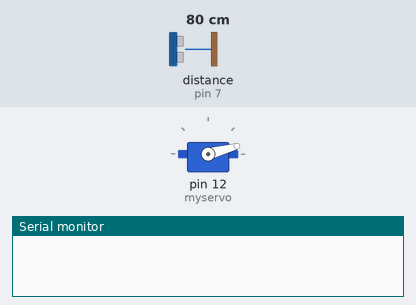
Simulated run of this sketch. Board: Arduino Uno, built with avr-gcc and run on an emulated ATmega328P. Shown: servo, the last lines printed to the serial monitor. Wiring (inferred from the names in the program): ultrasonic range finder: trigger pin 6; echo pin 7. The test bench sets the inputs (shaded band); at power-on: distance to the obstacle (sensor on pin 7) 80 cm. The echo pulse lasts 58.3 µs per cm.

Above: at 0.01 s.
1.3 s: distance to the obstacle (sensor on pin 7) set to 2 cm
At 3.4 s:
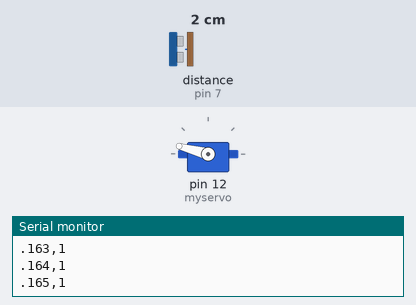
4.3 s: distance to the obstacle (sensor on pin 7) set to 250 cm
10.3 s: distance to the obstacle (sensor on pin 7) set to 299 cm
At 11.1 s:
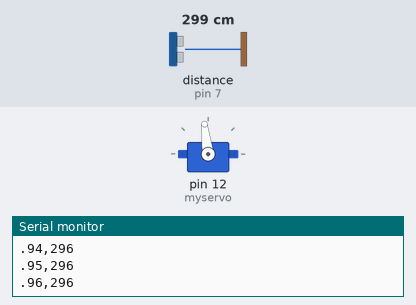
13.3 s: distance to the obstacle (sensor on pin 7) set to 9 cm
Timing chart, 0 to 17.3 s (numbered marks = the images above; inputs shaded):
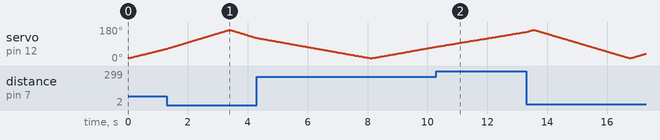

The sketch:

Sweep.ino
```cpp
#include <Servo.h>

// Ultrasonic Sensor Pins
const int trig = 6;
const int echo = 7;

// Distance Measurement Variables
long duration;
int distance;

// Servo Setup
Servo myservo;
int pos = 0; // variable to store servo position

void setup() {
  // Ultrasonic Sensor Setup
  pinMode(trig, OUTPUT);
  pinMode(echo, INPUT);
  Serial.begin(9600);

  // Servo Setup
  myservo.attach(12); // Attach servo to pin 12
}

// Function to calculate distance from ultrasonic sensor
int calculateDistance() {
  digitalWrite(trig, LOW);
  delayMicroseconds(2);
  digitalWrite(trig, HIGH);
  delayMicroseconds(10);
  digitalWrite(trig, LOW);

  duration = pulseIn(echo, HIGH);
  distance = duration * 0.034 / 2;
  return distance;
}
void loop() {
  for (pos = 15; pos <= 165; pos++) {
    myservo.write(pos);
    delay(20);

    distance = calculateDistance();

    // Send angle and distance via Serial in format: angle,distance
    Serial.print(pos);
    Serial.print(",");
    Serial.println(distance);
    Serial.print(".");
  }

  for (pos = 165; pos >= 15; pos--) {
    myservo.write(pos);
    delay(20);

    distance = calculateDistance();

    // Send angle and distance via Serial
    Serial.print(pos);
    Serial.print(",");
    Serial.print(distance);
    Serial.print(".");
  }
}
```
